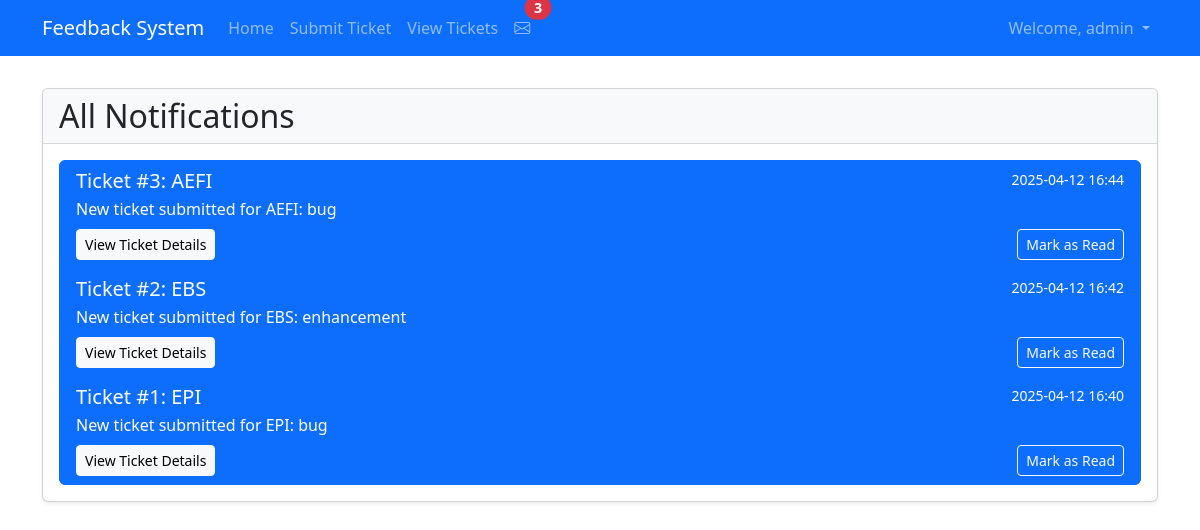
Screenshot of /inbox (signed in) with the database file from the repository.
### app/models.py (models this page shows, shortened)
class User(UserMixin, db.Model):
    id = db.Column(db.Integer, primary_key=True)
    username = db.Column(db.String(80), unique=True, nullable=False)
    password_hash = db.Column(db.String(120), nullable=False)
    name = db.Column(db.String(100))
    email = db.Column(db.String(120))
    phone_number = db.Column(db.String(20))

class Notification(db.Model):
    id = db.Column(db.Integer, primary_key=True)
    user_id = db.Column(db.Integer, db.ForeignKey('user.id'), nullable=False)
    ticket_id = db.Column(db.Integer, db.ForeignKey('ticket.id'), nullable=False)
    message = db.Column(db.Text, nullable=False)
    is_read = db.Column(db.Boolean, default=False)
    created_at = db.Column(db.DateTime, default=datetime.utcnow)
    user = db.relationship('User', backref=db.backref('notifications', lazy=True))
    ticket = db.relationship('Ticket', backref=db.backref('notifications', lazy=True))

class Ticket(db.Model):
    id = db.Column(db.Integer, primary_key=True)
    user_id = db.Column(db.Integer, db.ForeignKey('user.id'), nullable=False)
    name = db.Column(db.String(100), nullable=False)
    email = db.Column(db.String(120), nullable=False)
    program_name = db.Column(db.String(100), nullable=False)
    error_type = db.Column(db.String(50), nullable=False)
    description = db.Column(db.Text, nullable=False)
    status = db.Column(db.String(20), default='Open')
    created_at = db.Column(db.DateTime, default=datetime.utcnow)
    updated_at = db.Column(db.DateTime, default=datetime.utcnow, onupdate=datetime.utcnow)
    attachment_path = db.Column(db.String(200))
    user = db.relationship('User', backref=db.backref('tickets', lazy=True))

### app/routes.py (the view, shortened to what this page needs)
@main.route('/inbox')
@login_required
def inbox():
    if current_user.username == 'admin':
        notifications = Notification.query.filter_by(user_id=current_user.id)\
            .order_by(Notification.created_at.desc())\
            .all()
    return render_template('inbox.html', notifications=notifications)

### app/routes.py (called while the page is built)
@main.before_request
def check_auth():
    public_routes = ['static', 'main.login', 'main.register', 'main.submit_ticket']
    if request.endpoint and request.endpoint not in public_routes:
        if not current_user.is_authenticated:
            flash('Please log in to access this page.', 'warning')
            return redirect(url_for('main.login', next=request.url))

### app/templates/inbox.html (shortened to what this page needs)
{% extends "base.html" %}
{% block content %}
{% if current_user.is_authenticated %}
<div class="card">
    <div class="card-header">
        <h2 class="mb-0">{% if current_user.username == 'admin' %}All {% endif %}Notifications</h2>
    </div>
    <div class="card-body">
        {% if notifications %}
        <div class="list-group">
            {% for notification in notifications %}
            <div class="list-group-item list-group-item-action {% if not notification.is_read %}active{% endif %}">
                <div class="d-flex w-100 justify-content-between">
                    <h5 class="mb-1">Ticket #{{ notification.ticket_id }}: {{ notification.ticket.program_name }}</h5>
                    <small>{{ notification.created_at.strftime('%Y-%m-%d %H:%M') }}</small>
                </div>
                <p class="mb-1">{{ notification.message }}</p>
                <div class="d-flex justify-content-between align-items-center mt-2">
                    <a href="{{ url_for('main.ticket_detail', id=notification.ticket_id) }}" class="btn btn-sm {% if notification.is_read %}btn-outline-primary{% else %}btn-light{% endif %}">
                        View Ticket Details
                    </a>
                    {% if not notification.is_read %}
                    <form method="POST" action="{{ url_for('main.mark_notification_read', id=notification.id) }}" class="d-inline">
                        <button type="submit" class="btn btn-sm btn-outline-light">Mark as Read</button>
                    </form>
                    {% endif %}
                </div>
            </div>
            {% endfor %}
        </div>
        {% else %}
        <p class="text-center text-muted my-5">No notifications to display.</p>
        {% endif %}
    </div>
</div>
{% endif %}
{% endblock %}

### app/templates/base.html (shortened to what this page needs)
<!DOCTYPE html>
<html lang="en">
<head>
    <link href="https://cdn.jsdelivr.net/npm/bootstrap@5.3.0/dist/css/bootstrap.min.css" rel="stylesheet">
    <link rel="stylesheet" href="https://cdn.jsdelivr.net/npm/bootstrap-icons@1.11.0/font/bootstrap-icons.css">
    <link rel="stylesheet" href="{{ url_for('static', filename='css/style.css') }}">
</head>
<body>
    <nav class="navbar navbar-expand-lg navbar-dark bg-primary">
        <div class="container">
            <a class="navbar-brand" href="{{ url_for('main.index') }}">Feedback System</a>
            <div class="collapse navbar-collapse" id="navbarNav">
                <ul class="navbar-nav me-auto">
                    <li class="nav-item">
                        <a class="nav-link" href="{{ url_for('main.index') }}">Home</a>
                    </li>
                    <li class="nav-item">
                        <a class="nav-link" href="{{ url_for('main.submit_ticket') }}">Submit Ticket</a>
                    </li>
                    {% if current_user.is_authenticated %}
                    <li class="nav-item">
                        <a class="nav-link" href="{{ url_for('main.view_tickets') }}">View Tickets</a>
                    </li>
                    <li class="nav-item">
                        {% set unread_count = current_user.notifications|selectattr('is_read', 'equalto', false)|list|length %}
                        <a class="nav-link position-relative" href="{{ url_for('main.inbox') }}">
                            <i class="bi bi-envelope"></i>
                            {% if unread_count > 0 %}
                            <span class="position-absolute top-0 start-100 translate-middle badge rounded-pill bg-danger">
                            </span>
                            {% endif %}
                        </a>
                    </li>
                    {% endif %}
                </ul>
                <ul class="navbar-nav">
                    {% if current_user.is_authenticated %}
                    <li class="nav-item dropdown">
                        <a class="nav-link dropdown-toggle" href="#" id="navbarDropdown" role="button" data-bs-toggle="dropdown" aria-expanded="false">
                            Welcome, {{ current_user.username }}
                        </a>
                    </li>
                    {% endif %}
                </ul>
            </div>
        </div>
    </nav>
    <div class="container mt-4">
        {% block content %}{% endblock %}
    </div>
</body>
</html>

### app/static/css/style.css (style rules this page uses)
.navbar { margin-bottom: 2rem; }
.badge { font-size: 0.9em; }
.card { box-shadow: 0 0.125rem 0.25rem rgba(0, 0, 0, 0.075); }
.card-header { background-color: #f8f9fa; border-bottom: 1px solid rgba(0, 0, 0, 0.125); }

### rows the page displays
User: username "admin"
Notification: ticket_id "3", ticket.program_name "AEFI", created_at "2025-04-12 16:44", message "New ticket submitted for AEFI: bug"
Notification: ticket_id "2", ticket.program_name "EBS", created_at "2025-04-12 16:42", message "New ticket submitted for EBS: enhancement"
Notification: ticket_id "1", ticket.program_name "EPI", created_at "2025-04-12 16:40", message "New ticket submitted for EPI: bug"
